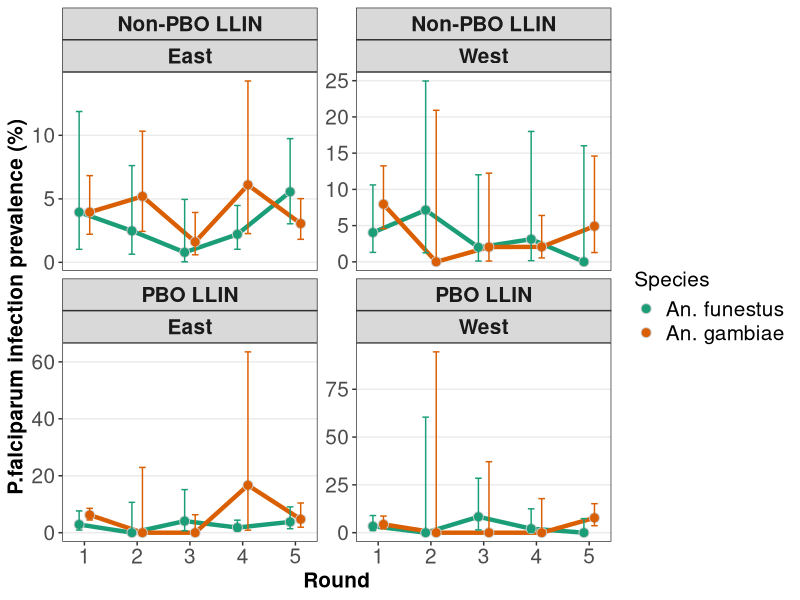
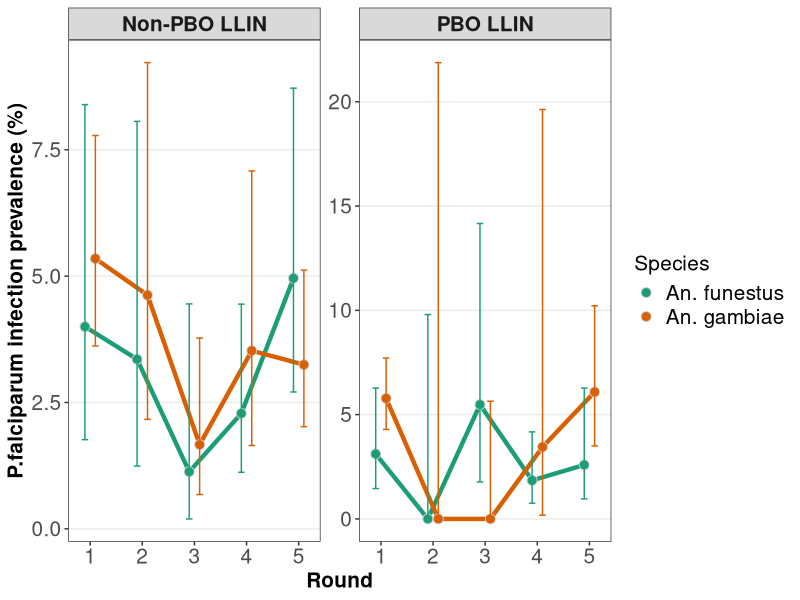
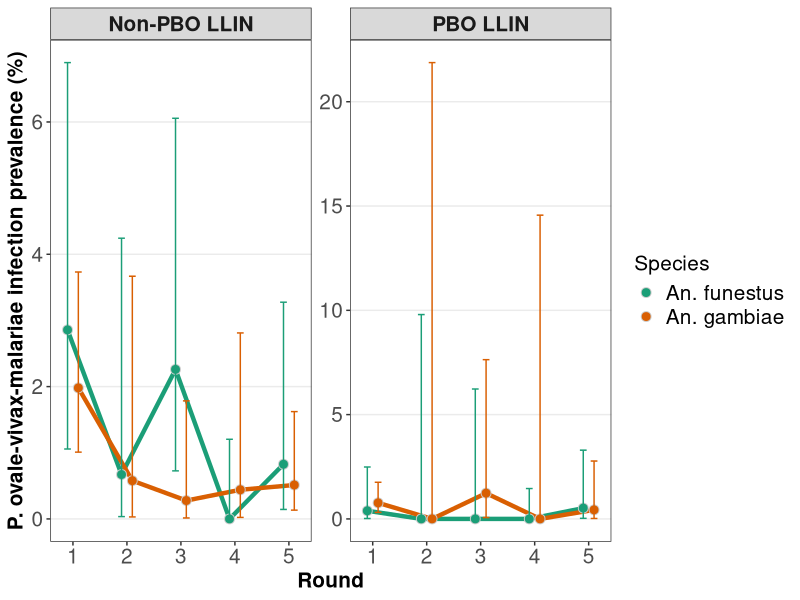
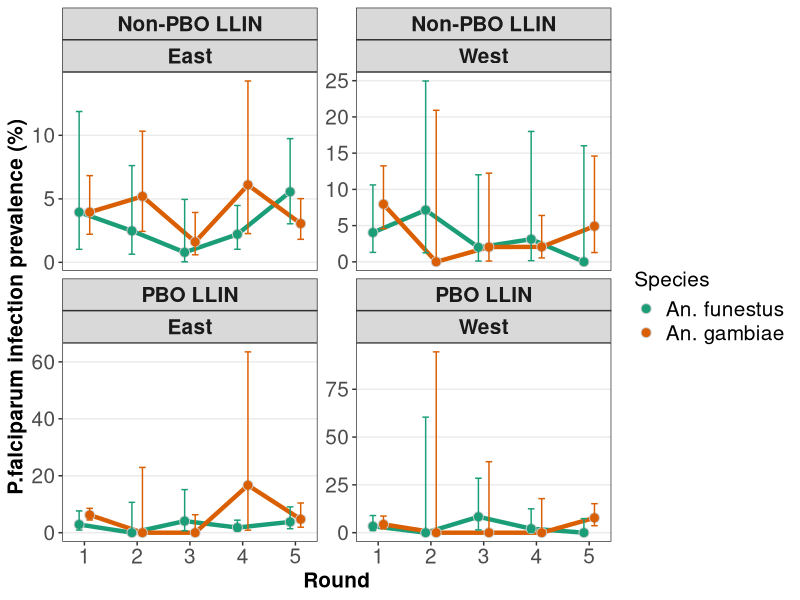
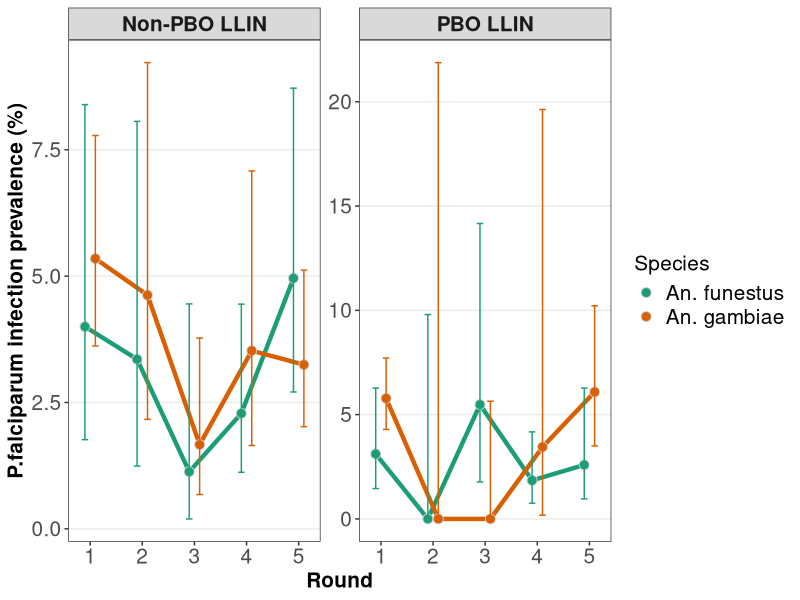
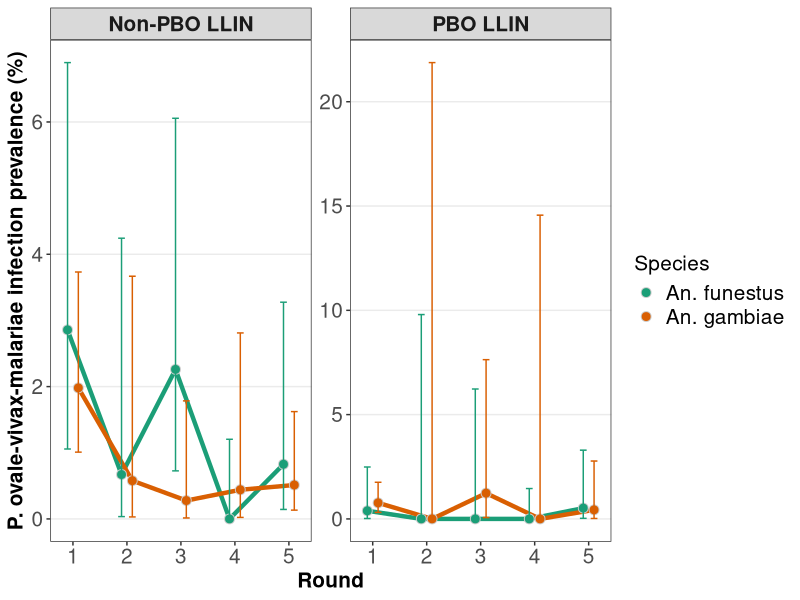
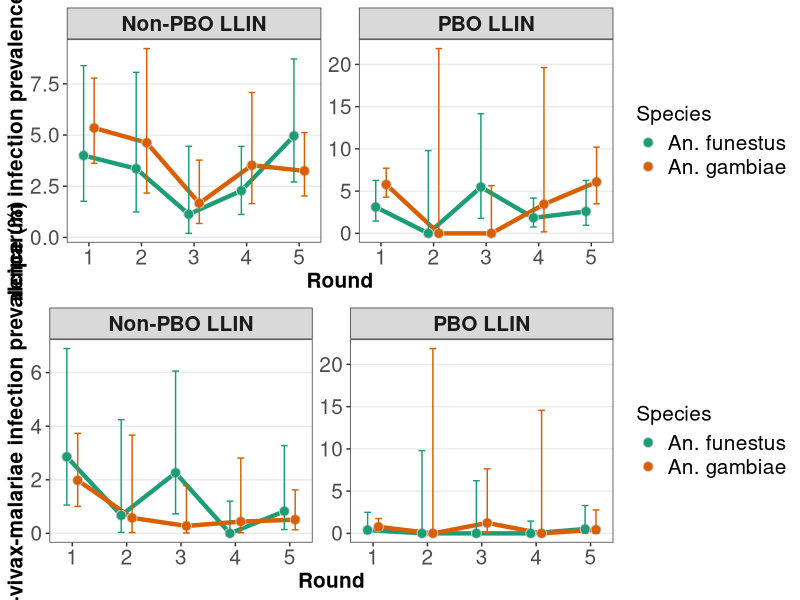
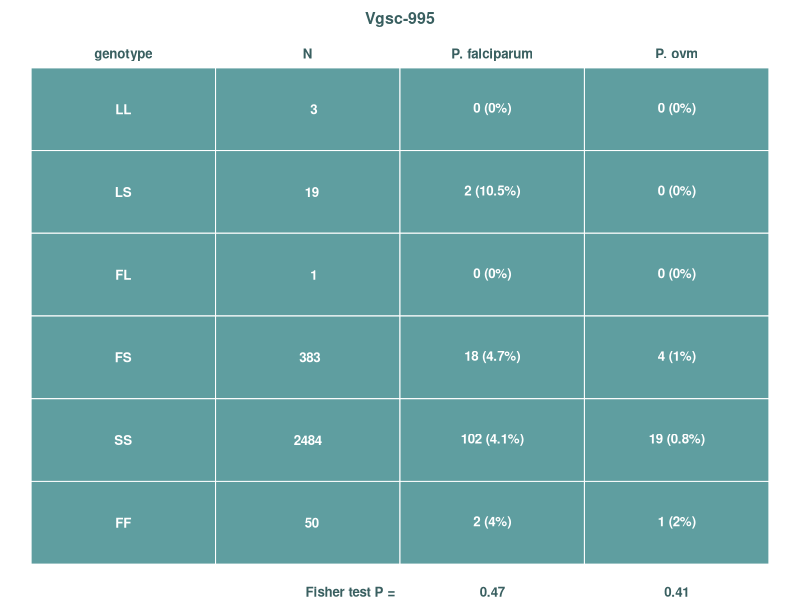

Source code (R) for these figures, in order:
library(data.table)
library(ggplot2)
library(stringr)
library(glmmTMB)
library(grid)
library(gridExtra)
library(gtable)
library(bit64)

#######################################################
# Load the genotyping data
ento.data <- fread('../data/ento_geno_plasmo_data.csv', na.strings = c('', 'NA'))

# Keep only arabiensis, funestus and gambiae ss
ento.data.afg <- ento.data[MolSpecies %in% c('AR', 'FUN', 'S'), ]
cat('\nOverall counts of Pfal positive samples:\n')
print(with(ento.data.afg, table(species, Pfal)))

# Number to report in Manuscript: proportion of mosquitoes sporozoite positive:
sporpos <- ento.data[, .(Pfal.rate = round(sum(Pfal) / .N, 4), N = .N), by = c('species')] %>%
           setkey('species')
cat('\nOverall, ', sporpos['An. gambiae', Pfal.rate]*100, '% of An. gambiae and ',
    sporpos['An. funestus', Pfal.rate]*100, '% of An. funestus were positive for ',
    'P. falciparum respectively.\n\n', sep = '')

sporpos.byround <- ento.data[, .(Pfal.total = sum(Pfal),
                                 Pfal.rate = round(sum(Pfal) / .N, 4),
                                 Pvom.total = sum(OVM), 
                                 Povm.rate = round(sum(OVM) / .N, 4),
								 N = .N), 
                               by = c('species', 'RND')] %>%
                   setkey('species')
cat('\nSporozoite positivity split by round:\n')
print(sporpos.byround)

# Since there are no sporozoite positive samples in arabiensis, we can exclude them from some of the plots
ento.data.fg <- ento.data[MolSpecies %in% c('FUN', 'S'), ]

##################################################
split.plasmo.counts <- function(formula, ento.data){
  Fal <- dcast(ento.data, formula, length)
  Fal$N <- Fal[['0']]+Fal[['1']]
  Fal$prop <- (Fal[['1']]/(Fal[['0']]+Fal[['1']]))
  Fal$Perc <- 100*Fal$prop
  prt <- mapply(prop.test, Fal[['1']], Fal[['0']] + Fal[['1']])['conf.int', ]
  Fal$LLim <- 100*sapply(prt, function(x) x[1])
  Fal$ULim <- 100*sapply(prt, function(x) x[2])
#  Fal$ULim <- 100*(Fal$prop + 1.96 * sqrt(Fal$prop * (1-Fal$prop)/Fal$N))
#  Fal$LLim <- 100*(Fal$prop - 1.96 * sqrt(Fal$prop * (1-Fal$prop)/Fal$N))
  #Fal$LLim[Fal$LLim<0] <- 0
  Fal
}

frequency.line.plot <- function(Plasmo, ylab = 'P.falciparum infection prevalence (%)'){
  facet.terms <- setdiff(colnames(Plasmo), c('species', 'RND', '0', '1', 'N', 'prop', 'Perc', 'ULim', 'LLim'))
  facet.formula <- as.formula(paste('~', paste(facet.terms, collapse = ' + ')))
  flp <- ggplot(Plasmo, aes(x=RND, y=Perc, fill = species, color = species)) + 
  geom_line(size = 1.5, position=position_dodge(width=c(0.4)), show.legend = F) +
  geom_point(color = 'grey80', pch = 21, size = 3, position=position_dodge(width=c(0.4))) +
  geom_errorbar(aes(ymin=LLim, ymax=ULim,col=species),width=0.25,cex=0.5, 
                position=position_dodge(width=c(0.4)), show.legend = F)+
  labs(fill="Species") +
  facet_wrap(facet.formula, scales= "free_y") +
  ylab(ylab) +
  xlab('Round') +
  scale_fill_brewer(palette = 'Dark2') +
  scale_color_brewer(palette = 'Dark2') +
  theme_bw() +
  theme(legend.text = element_text(size=15), 
		legend.title = element_text(size = 15),
        strip.text.x = element_text(size = 15, face = 'bold'),
        axis.text = element_text(size=15),
        axis.title = element_text(size=15,face='bold'))+
  theme(panel.grid.major.x = element_blank(),
        panel.grid.minor.x = element_blank(),
        panel.grid.minor.y = element_blank())
  flp
}

Fal.Simp <- split.plasmo.counts(species + RND ~ Pfal, ento.data.fg)
Fal.Loc <- split.plasmo.counts(LLIN.actual + Location + species + RND ~ Pfal, ento.data.fg)
flp.Fal.Loc <- frequency.line.plot(Fal.Loc)
print(flp.Fal.Loc)
ggsave('infection_numbers_location_Fal.png', flp.Fal.Loc, width = 9, height = 7)
Fal.Arm <- split.plasmo.counts(LLIN.actual + species + RND ~ Pfal, ento.data.fg)
flp.Fal.Arm <- frequency.line.plot(Fal.Arm)
print(flp.Fal.Arm)
ggsave('infection_numbers_arm_Fal.png', flp.Fal.Arm, width = 9, height = 7)

###############
# Also for OVM plasmodia

OVM.Arm <- split.plasmo.counts(LLIN.actual+species+RND~OVM, ento.data.fg)
flp.OVM.Arm <- frequency.line.plot(OVM.Arm, ylab = 'P. ovale-vivax-malariae infection prevalence (%)')
print(flp.OVM.Arm)
ggsave('infection_numbers_arm_OVM.png', flp.OVM.Arm, width = 9, height = 7)
###########################################################

library("cowplot")
Plasmodium <- plot_grid(flp.Fal.Arm, flp.OVM.Arm, nrow=2)

pdf("Figure 2_ Lynd et al Plasmodium_11Apr2023.pdf",width=16,height=10)
Plasmodium
dev.off()
# Will remove redundant legend in inkscape

######################
# To produce table 2 in Lynd et al 2023
# Drop arabiensis as always negative
data.Ga.Fun <-  subset(ento.data.afg, MolSpecies!="AR")
data.Ga <-  subset(ento.data.afg, MolSpecies=="S")
data.Fun <-  subset(ento.data.afg, MolSpecies=="FUN")
##########################################

cat('\n  ##############################################')
cat('\n  # Model1: Pfal ~ RND + LLIN.actual + (1|HSD) #')
cat('\n  ##############################################\n')

cat('\n\tgambiae + funestus:\n')
model.1.All <- glmmTMB(Pfal ~ RND + LLIN.actual + species + Location + (1|HSD), 
                       data = data.Ga.Fun,
                       family = 'binomial')
print(drop1(model.1.All, test = 'Chisq'))
print(fixef(model.1.All))
######################
cat('\n\tgambiae alone:\n')
model.1.Ga <- glmmTMB(Pfal ~ RND + LLIN.actual + Location + (1|HSD), 
                      data = data.Ga,
                      family = 'binomial')
print(drop1(model.1.Ga, test = 'Chisq'))
print(fixef(model.1.Ga))
##############################
cat('\n\tfunestus alone:\n')
model.1.Fun <- glmmTMB(Pfal ~ RND + LLIN.actual + Location + (1|HSD), 
                       data = data.Fun,
                       family = 'binomial')
print(drop1(model.1.Fun, test = 'Chisq'))
print(fixef(model.1.Fun))

cat('\n  #############################################')
cat('\n  # Model2: OVM ~ RND + LLIN.actual + (1|HSD) #')
cat('\n  #############################################\n')

cat('\n\tgambiae + funestus:\n')
model.2.All <- glmmTMB(OVM ~ RND + LLIN.actual + species + Location + (1|HSD), 
                       data=data.Ga.Fun,
                       family = 'binomial')
print(drop1(model.2.All, test = 'Chisq'))
print(fixef(model.2.All))
######################
cat('\n\tgambiae alone:\n')
model.2.Ga <- glmmTMB(OVM ~ RND + LLIN.actual + Location + (1|HSD), 
                      data=data.Ga,
                      family = 'binomial')
print(drop1(model.2.Ga, test = 'Chisq'))
print(fixef(model.2.Ga))
##############################
cat('\n\tfunestus alone:\n')
model.2.Fun <- glmmTMB(OVM ~ RND + LLIN.actual + Location + (1|HSD), 
                       data=data.Fun,
                       family = 'binomial')
print(drop1(model.2.Fun, test = 'Chisq'))
print(fixef(model.2.Fun))

cat('\n  ##############################################')
cat('\n  # Model3: Pfal ~ RND * LLIN.actual + (1|HSD) #')
cat('\n  ##############################################\n')

cat('\n\tgambiae + funestus:\n')
model.3.All <- glmmTMB(Pfal ~ RND * LLIN.actual + species + Location + (1|HSD), 
                       data=data.Ga.Fun,
                       family = 'binomial')
print(drop1(model.3.All, test = 'Chisq'))
print(fixef(model.3.All))
######################
cat('\n\tgambiae alone:\n')
model.3.Ga <- glmmTMB(Pfal ~ RND * LLIN.actual + Location + (1|HSD), 
                      data=data.Ga,
                      family = 'binomial')
print(drop1(model.3.Ga, test = 'Chisq'))
print(fixef(model.3.Ga))
##############################
cat('\n\tfunestus alone:\n')
model.3.Fun <- glmmTMB(Pfal ~ RND * LLIN.actual + Location + (1|HSD), 
                       data=data.Fun,
                       family = 'binomial')
print(drop1(model.3.Fun, test = 'Chisq'))
print(fixef(model.3.Fun))

cat('\n  #############################################')
cat('\n  # Model4: OVM ~ RND * LLIN.actual + (1|HSD) #')
cat('\n  #############################################\n')

cat('\n\tgambiae + funestus:\n')
model.4.All <- glmmTMB(OVM ~ RND * LLIN.actual + species + Location + (1|HSD), 
                       data=data.Ga.Fun,
                       family = 'binomial')
print(drop1(model.4.All, test = 'Chisq'))
print(fixef(model.4.All))
######################
cat('\n\tgambiae alone:\n')
model.4.Ga <- glmmTMB(OVM ~ RND * LLIN.actual + Location + (1|HSD), 
                      data=data.Ga,
                      family = 'binomial')
print(drop1(model.4.Ga, test = 'Chisq'))
print(fixef(model.4.Ga))
##############################
cat('\n\tfunestus alone:\n')
model.4.Fun <- glmmTMB(OVM ~ RND * LLIN.actual + Location + (1|HSD), 
                       data=data.Fun,
                       family = 'binomial')
print(drop1(model.4.Fun, test = 'Chisq'))
print(fixef(model.4.Fun))
########################################################################

#######################################################################
# Table 3. Associations between resistance markers and infection status
#######################################################################
Inf.Gam <- ento.data[MolSpecies=="S"]
# Recode the 2La 
Inf.Gam[, X2La := gsub('I', 'a', gsub('S', '+', unlist(X2La)))]

cat('\n  #####################################################################')
cat('\n  # Fisher tests of association of P. falciparum with genetic markers #')
cat('\n  #####################################################################\n')

cat('\n\tCyp6p4\n')
print(with(Inf.Gam, table(Cyp6p4,Pfal)))
print(with(Inf.Gam, fisher.test(Cyp6p4, Pfal)))

cat('\n\tCoeae1d\n')
print(with(Inf.Gam, table(Coeae1d,Pfal)))
print(with(Inf.Gam, fisher.test(Coeae1d,Pfal)))

cat('\n\tCyp4j5\n')
print(with(Inf.Gam, table(Cyp4j5,Pfal)))
print(with(Inf.Gam, fisher.test(Cyp4j5,Pfal)))

cat('\n\tkdr\n')
print(with(Inf.Gam, table(kdr,Pfal)))
print(with(Inf.Gam, fisher.test(kdr,Pfal)))

cat('\n\t2La\n')
print(with(Inf.Gam, table(X2La,Pfal)))
print(with(Inf.Gam, fisher.test(X2La,Pfal)))

cat('\n  #######################################################################')
cat('\n  # Fisher tests of association of other Plasmodia with genetic markers #')
cat('\n  #######################################################################\n')

cat('\n\tCyp6p4\n')
print(with(Inf.Gam, table(Cyp6p4,OVM)))
print(with(Inf.Gam, fisher.test(Cyp6p4, OVM)))

cat('\n\tCoeae1d\n')
print(with(Inf.Gam, table(Coeae1d,OVM)))
print(with(Inf.Gam, fisher.test(Coeae1d,OVM)))

cat('\n\tCyp4j5\n')
print(with(Inf.Gam, table(Cyp4j5,OVM)))
print(with(Inf.Gam, fisher.test(Cyp4j5,OVM)))

cat('\n\tkdr\n')
print(with(Inf.Gam, table(kdr,OVM)))
print(with(Inf.Gam, fisher.test(kdr,OVM)))

cat('\n\t2La\n')
print(with(Inf.Gam, table(X2La,OVM)))
print(with(Inf.Gam, fisher.test(X2La,OVM)))
####################

# Make a figure. 
change.col <- function(color, light.change){
	col.rgb <- col2rgb(color)/255
	if (light.change < 1){
		red <- 1-(1-col.rgb[1])*light.change
		blue <- 1-(1-col.rgb[2])*light.change
		green <- 1-(1-col.rgb[3])*light.change
	}
	else {
		red <- col.rgb[1]*(2-light.change)
		blue <- col.rgb[2]*(2-light.change)
		green <- col.rgb[3]*(2-light.change)
	}
	rgb(cbind(red, blue, green))
}

plasmo.table <- function(marker, infection.table, allele.order = NULL,
						 include.plot = T, cel.col = 'cadetblue', title = marker, cex = 0.8,
						 include.pvalue = T){
	infection.rates <- infection.table[, .(N = .N, 
								         Pf.num = sum(Pfal),
								         Pf.rate = round(sum(Pfal)/.N, 3),
								         Povm.num = sum(OVM),
								         Povm.rate = round(sum(OVM)/.N, 3)),
                                       by = marker] %>%
	                   .[!is.na(get(marker))]
	if (!is.null(allele.order)){
		infection.rates$order <- setNames(1:length(allele.order), allele.order)[infection.rates[[marker]]]
		infection.rates <- infection.rates[order(order)][, order := NULL]
	}
	if (include.plot){
		table.for.plotting <- infection.rates[, .(genotype = get(marker),
												  N = N,
												  'P. falciparum' = paste(Pf.num, ' (', Pf.rate*100, '%)', sep = ''),
		                                          'P. ovm' = paste(Povm.num, ' (', Povm.rate*100, '%)', sep = '')),
										      ]
		par(mar = c(1, 0.1, 3, 0.1), cex = cex)
		plot(c(0,ncol(table.for.plotting)), -c(0,nrow(table.for.plotting)), 
			 type = 'n', bty = 'n', xaxt = 'n', yaxt = 'n', 
			 xlab = '', ylab = '')
		dark.col <- change.col(cel.col, 1.4)
		title(title, line = 1.5, col.main = dark.col)
		x.matrix <- matrix(1:ncol(table.for.plotting), nrow(table.for.plotting), ncol(table.for.plotting), byrow = T)
		y.matrix <- matrix(1:nrow(table.for.plotting), nrow(table.for.plotting), ncol(table.for.plotting))
		rect(x.matrix - 1, 1 - y.matrix, x.matrix, - y.matrix, col = cel.col, border = 'white')
		text(x.matrix - 0.5, 0.5 - y.matrix, as.matrix(table.for.plotting), col = 'white', font = 2)
		text(x.matrix[1,] - 0.5, (par('usr')[4] - par('usr')[3])/100, adj = c(0.5,-0.4), col = dark.col, colnames(table.for.plotting), xpd = NA, font = 2)
		if (include.pvalue){
			pfal.fisher <- signif(fisher.test(infection.rates[, .(Pf.num, N-Pf.num)])$p.value, 2)
			povm.fisher <- signif(fisher.test(infection.rates[, .(Povm.num, N-Povm.num)])$p.value, 2)
			mtext('Fisher test P =', 1, line = 0, at = 2, adj = 1.05, col = dark.col, font = 2, cex = cex)
			mtext(pfal.fisher, 1, line = 0, at = 2.5, adj = 0.5, col = dark.col, font = 2, cex = cex)
			mtext(povm.fisher, 1, line = 0, at = 3.5, adj = 0.5, col = dark.col, font = 2, cex = cex)
		}
	}
	invisible(infection.rates)
}

svg('kdr_plasmo_assoc.svg', width = 4, height = 3)
plasmo.table('kdr', Inf.Gam, title = 'Vgsc-995', allele.order = c('LL', 'LS', 'FL', 'FS', 'SS', 'FF'))
dev.off()
#
svg('Cyp6p4_plasmo_assoc.svg', width = 4, height = 1.75)
plasmo.table('Cyp6p4', Inf.Gam, cel.col = 'indianred1', title = 'Cyp6p4-236M', allele.order = c('II', 'IM', 'MM'))
dev.off()
#
svg('Cyp4j5_plasmo_assoc.svg', width = 4, height = 1.75)
plasmo.table('Cyp4j5', Inf.Gam, cel.col = 'thistle4', title = 'Cyp4j5-43F', allele.order = c('LL', 'LF', 'FF'))
dev.off()
#
svg('Coeae1d_plasmo_assoc.svg', width = 4, height = 1.75)
plasmo.table('Coeae1d', Inf.Gam, cel.col = 'palegreen3', allele.order = c('SS', 'SR', 'RR'))
dev.off()
#
svg('2La_plasmo_assoc.svg', width = 4, height = 1.75)
plasmo.table('X2La', Inf.Gam, cel.col = 'gold3', title = '2La inversion', allele.order = c('++', '+a', 'aa'))
dev.off()

# Output a table summary of the P-values of interest
p.values.of.interest <- c(model1_Gam = drop1(model.1.Ga, test = 'Chisq')['RND', 'Pr(>Chi)'],
                          model1_Fun = drop1(model.1.Fun, test = 'Chisq')['RND', 'Pr(>Chi)'],
                          model2_Gam = drop1(model.2.Ga, test = 'Chisq')['RND', 'Pr(>Chi)'],
                          model2_Fun = drop1(model.2.Fun, test = 'Chisq')['RND', 'Pr(>Chi)'])

p.value.table <- data.table(model = names(p.values.of.interest),
                            P = p.values.of.interest,
                            FDR = p.adjust(p.values.of.interest, method = 'BH'))

fwrite(p.value.table, 'sporozoite_P_values_summary.csv', sep = '\t')
